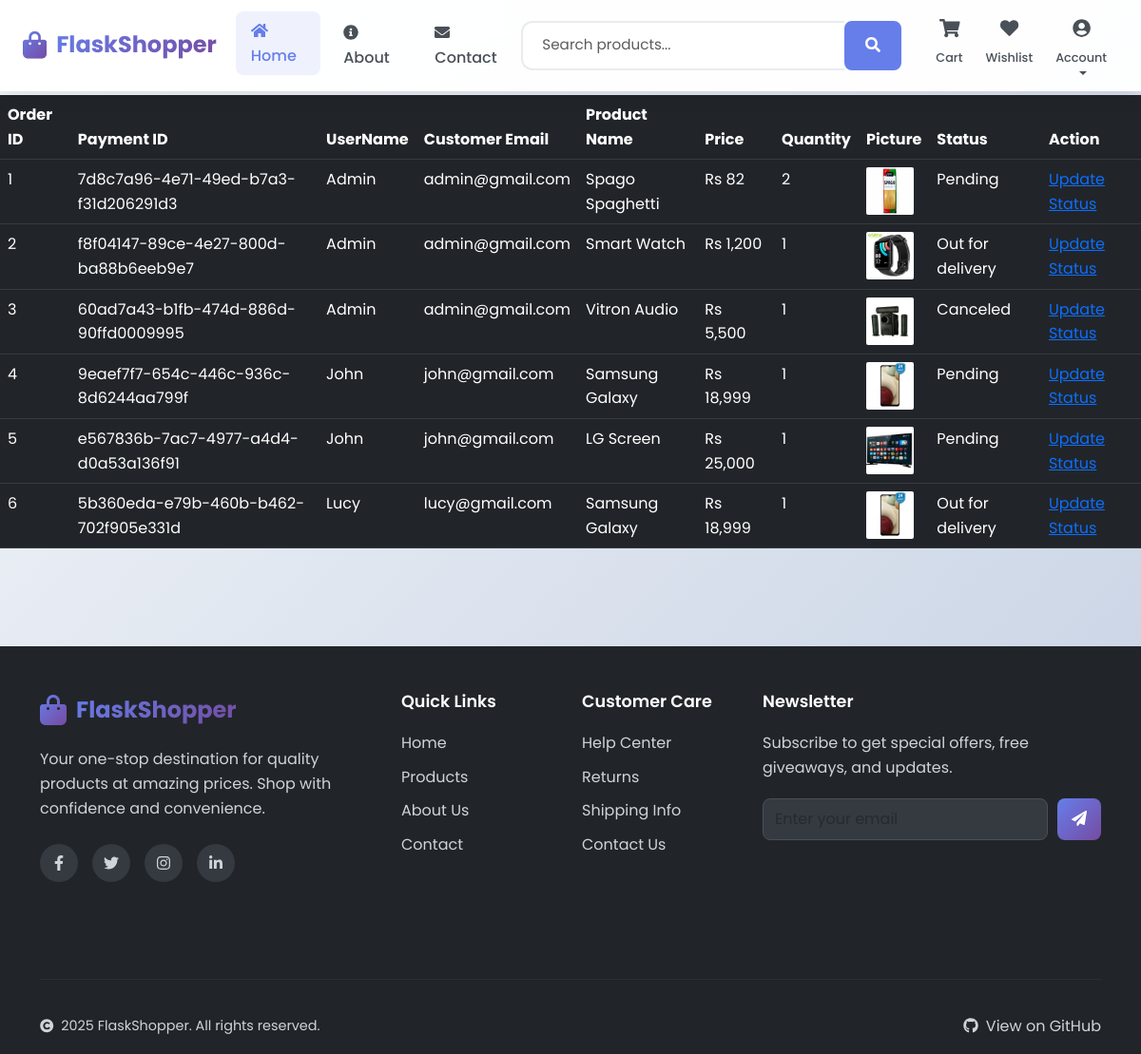
The page /view-orders (signed in) on the database its author committed.
### website/models.py (models this page shows, shortened)
class Order(db.Model):
    id = db.Column(db.Integer, primary_key=True)
    quantity = db.Column(db.Integer, nullable=False)
    price = db.Column(db.Float, nullable=False)
    status = db.Column(db.String(100), nullable=False)
    payment_id = db.Column(db.String(1000), nullable=False)
    customer_link = db.Column(db.Integer, db.ForeignKey('customer.id'), nullable=False)
    product_link = db.Column(db.Integer, db.ForeignKey('product.id'), nullable=False)

class Customer(db.Model, UserMixin):
    id = db.Column(db.Integer, primary_key=True)
    email = db.Column(db.String(100), unique=True)
    username = db.Column(db.String(100))
    password_hash = db.Column(db.String(150))
    date_joined = db.Column(db.DateTime(), default=datetime.utcnow)
    cart_items = db.relationship('Cart', backref=db.backref('customer', lazy=True))
    orders = db.relationship('Order', backref=db.backref('customer', lazy=True))
    @property
    def password(self):
        raise AttributeError('Password is not a readable Attribute')

class Product(db.Model):
    id = db.Column(db.Integer, primary_key=True)
    product_name = db.Column(db.String(100), nullable=False)
    current_price = db.Column(db.Float, nullable=False)
    previous_price = db.Column(db.Float, nullable=False)
    in_stock = db.Column(db.Integer, nullable=False)
    product_picture = db.Column(db.String(1000), nullable=False)
    flash_sale = db.Column(db.Boolean, default=False)
    date_added = db.Column(db.DateTime, default=datetime.utcnow)
    carts = db.relationship('Cart', backref=db.backref('product', lazy=True))
    orders = db.relationship('Order', backref=db.backref('product', lazy=True))

### website/admin.py (the view)
@admin.route('/view-orders')
@login_required
def order_view():
    if current_user.id == 1:
        orders = Order.query.all()
        return render_template('view_orders.html', orders=orders)
    return render_template('404.html')

### website/templates/view_orders.html (shortened to what this page needs)
{% extends 'base.html' %}
{% block body %}
<table class="table table-dark table-hover">
    <thead>
        <tr>
            <th scope="col">Order ID</th>
            <th scope="col">Payment ID</th>
            <th scope="col">UserName</th>
            <th scope="col">Customer Email</th>
            <th scope="col">Product Name</th>
            <th scope="col">Price</th>
            <th scope="col">Quantity</th>
            <th scope="col">Picture</th>
            <th scope="col">Status</th>
            <th scope="col">Action</th>
        </tr>
    </thead>
    <tbody>
        {% for order in orders %}
        <tr>
            <td>{{ order.id }}</td>
            <td>{{ order.payment_id }}</td>
            <td>{{ order.customer.username }}</td>
            <td>{{ order.customer.email }}</td>
            <td>{{ order.product.product_name }}</td>
            <td>{{ order.price | currency }}</td>
            <td>{{ order.quantity }}</td>
            <td><img src="/media/{{ order.product.product_picture }}" alt=""
                    style="height: 50px; width: 50px; border-radius: 2px;"></td>
            <td>{{ order.status}}</td>
            <td>
                <a href="/update-order/{{ order.id }}">Update Status</a>
            </td>
        </tr>
        {% endfor %}
    </tbody>
</table>
{% endblock %}

### website/static/css/style.css (style rules this page uses)
:root { --primary-color: #667eea; --primary-gradient: linear-gradient(135deg, #667eea 0%, #764ba2 100%); --secondary-color: #f093fb; --secondary-gradient: linear-gradient(135deg, #f093fb 0%, #f5576c 100%); --accent-color: #4ecdc4; --success-color: #00d4aa; --warning-color: #feca57; --danger-color: #ff6b6b; --dark-color: #2c3e50; --light-color: #ecf0f1; --white: #ffffff; --gray-100: #f8f9fa; --gray-200: #e9ecef; --gray-300: #dee2e6; --gray-400: #ced4da; --gray-500: #adb5bd; --gray-600: #6c757d; --gray-700: #495057; --gray-800: #343a40; --gray-900: #212529; --font-primary: 'Poppins', sans-serif; --font-secondary: 'Inter', sans-serif; --border-radius: 12px; --border-radius-sm: 8px; --border-radius-lg: 16px; --box-shadow: 0 4px 20px rgba(0, 0, 0, 0.1); --box-shadow-hover: 0 8px 30px rgba(0, 0, 0, 0.15); --transition: all 0.3s cubic-bezier(0.4, 0, 0.2, 1); }
* { margin: 0; padding: 0; box-sizing: border-box; }
body.modern-body { font-family: var(--font-primary); background: linear-gradient(135deg, #f5f7fa 0%, #c3cfe2 100%); min-height: 100vh; line-height: 1.6; color: var(--gray-700); }

### rows shown on the page
Order: id "1", payment_id "7d8c7a96-4e71-49ed-b7a3-f31d206291d3", customer.username "Admin", customer.email "admin@gmail.com", product.product_name "Spago Spaghetti", price "Rs 82", quantity "2", product.product_picture (picture), status "Pending"
Order: id "2", payment_id "f8f04147-89ce-4e27-800d-ba88b6eeb9e7", customer.username "Admin", customer.email "admin@gmail.com", product.product_name "Smart Watch", price "Rs 1,200", quantity "1", product.product_picture (picture), status "Out for delivery"
Order: id "3", payment_id "60ad7a43-b1fb-474d-886d-90ffd0009995", customer.username "Admin", customer.email "admin@gmail.com", product.product_name "Vitron Audio", price "Rs 5,500", quantity "1", product.product_picture (picture), status "Canceled"
Order: id "4", payment_id "9eaef7f7-654c-446c-936c-8d6244aa799f", customer.username "John", customer.email "john@gmail.com", product.product_name "Samsung Galaxy", price "Rs 18,999", quantity "1", product.product_picture (picture), status "Pending"
Order: id "5", payment_id "e567836b-7ac7-4977-a4d4-d0a53a136f91", customer.username "John", customer.email "john@gmail.com", product.product_name "LG Screen", price "Rs 25,000", quantity "1", product.product_picture (picture), status "Pending"
Order: id "6", payment_id "5b360eda-e79b-460b-b462-702f905e331d", customer.username "Lucy", customer.email "lucy@gmail.com", product.product_name "Samsung Galaxy", price "Rs 18,999", quantity "1", product.product_picture (picture), status "Out for delivery"
